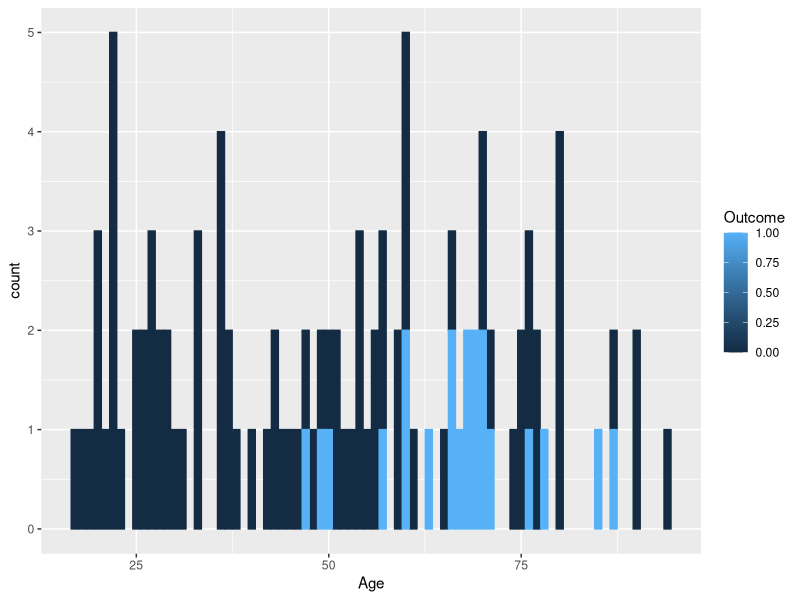

R code for this plot:
## ---- chunk 1
library(tidyverse)
d <- readxl::read_excel("data-science-for-biomedical/Sepsis.xls")
# d <- table(d$Alcoholism, d$Outcome)
# chisq.test(d)
# summary(d)
# d

ggplot(d, aes(x = Age, group = Outcome, color = Outcome, fill = Outcome)) +
    geom_bar()
## ---- chunk 2
sample <- sample(c(TRUE, FALSE), nrow(d), replace = TRUE, prob = c(0.7, 0.3))
train <- d[sample, ]
test <- d[!sample, ]

logit <- glm(Outcome ~ Age + Alcoholism + Shock + Malnutrition + Infarction, train, family = "binomial")
test$prediction <- predict(logit, test, type = "response") > 0.5
accuracy <- sum(test$Outcome == test$prediction) / nrow(test)
accuracy
